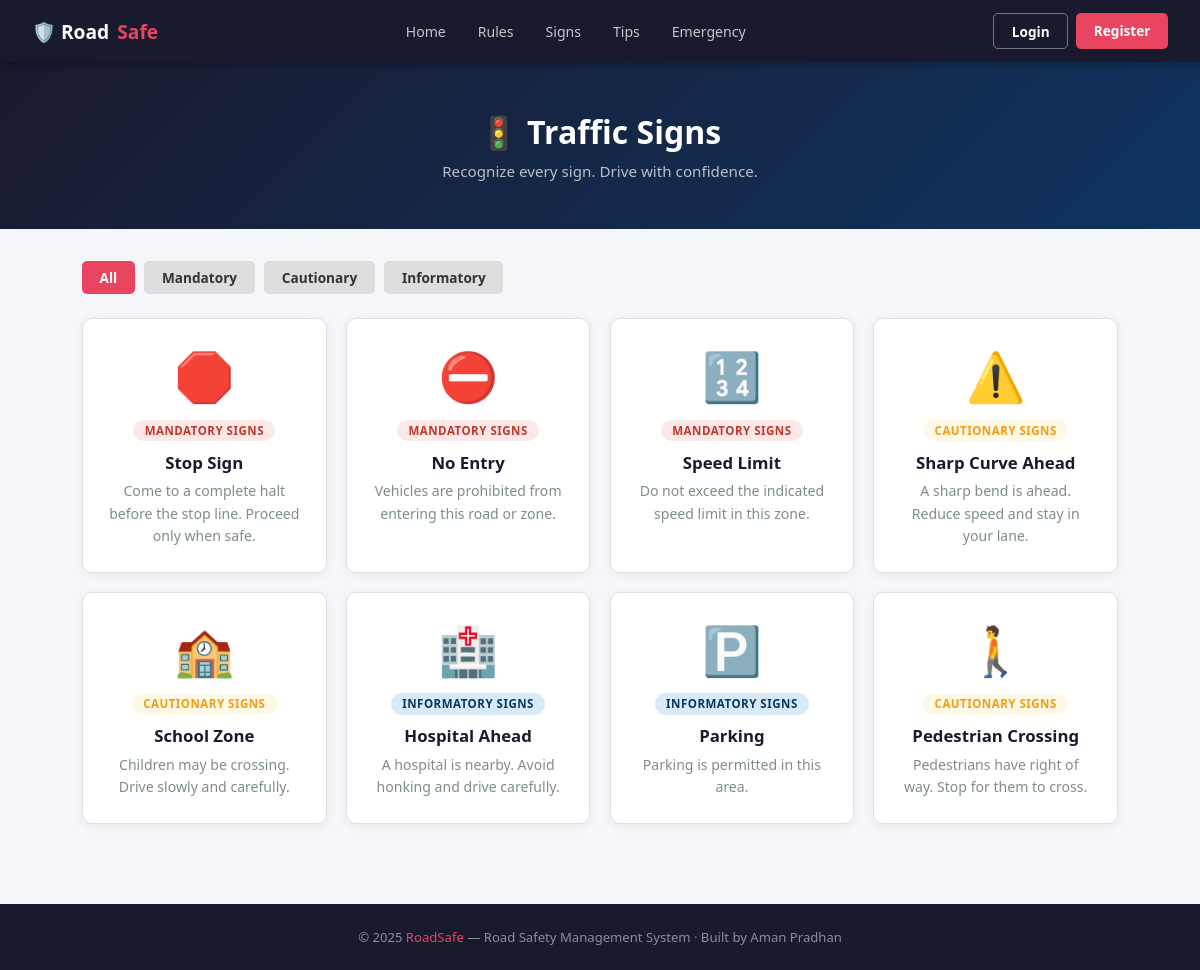
The app's page /traffic-signs/ with its own data.
### safety/models.py (models this page shows, shortened)
class TrafficSign(models.Model):
    SIGN_TYPE_CHOICES = [
        ('mandatory', 'Mandatory Signs'),
        ('cautionary', 'Cautionary Signs'),
        ('informatory', 'Informatory Signs'),
    ]
    name = models.CharField(max_length=200)
    description = models.TextField()
    sign_type = models.CharField(max_length=50, choices=SIGN_TYPE_CHOICES, default='mandatory')
    emoji = models.CharField(max_length=10, default='🚦')

### safety/views.py (the view)
# urls.py: path('traffic-signs/', views.traffic_signs, name='traffic_signs'),
def traffic_signs(request):
    sign_type = request.GET.get('type', '')
    signs = TrafficSign.objects.all()
    if sign_type:
        signs = signs.filter(sign_type=sign_type)
    return render(request, 'safety/traffic_signs.html', {'signs': signs, 'selected': sign_type})

### safety/templates/safety/traffic_signs.html (shortened to what this page needs)
{% extends 'safety/base.html' %}
{% block content %}
<div class="page-hero">
  <h1>🚦 Traffic Signs</h1>
  <p>Recognize every sign. Drive with confidence.</p>
</div>
<div class="container">
  <div style="display:flex; gap:0.6rem; flex-wrap:wrap; margin-bottom:1.5rem;">
    <a href="/traffic-signs/" class="btn" style="background:{% if not selected %}#E94560{% else %}#ddd{% endif %};color:{% if not selected %}white{% else %}#333{% endif %};">All</a>
    <a href="?type=mandatory" class="btn" style="background:{% if selected == 'mandatory' %}#E94560{% else %}#ddd{% endif %};color:{% if selected == 'mandatory' %}white{% else %}#333{% endif %};">Mandatory</a>
    <a href="?type=cautionary" class="btn" style="background:{% if selected == 'cautionary' %}#E94560{% else %}#ddd{% endif %};color:{% if selected == 'cautionary' %}white{% else %}#333{% endif %};">Cautionary</a>
    <a href="?type=informatory" class="btn" style="background:{% if selected == 'informatory' %}#E94560{% else %}#ddd{% endif %};color:{% if selected == 'informatory' %}white{% else %}#333{% endif %};">Informatory</a>
  </div>
  {% if signs %}
  <div class="grid-3">
    {% for sign in signs %}
    <div class="card" style="text-align:center;">
      <div style="font-size:3rem; margin-bottom:0.6rem;">{{ sign.emoji }}</div>
      <span class="badge badge-{% if sign.sign_type == 'mandatory' %}red{% elif sign.sign_type == 'cautionary' %}yellow{% else %}blue{% endif %}" style="margin-bottom:0.6rem;">{{ sign.get_sign_type_display }}</span>
      <h3 style="margin-bottom:0.4rem;">{{ sign.name }}</h3>
      <p>{{ sign.description }}</p>
    </div>
    {% endfor %}
  </div>
  {% else %}
  <div class="card" style="text-align:center; padding:3rem;">
    <div style="font-size:2rem; margin-bottom:0.5rem;">🚦</div>
    <p>No signs found. Admin can add traffic signs from the admin panel.</p>
  </div>
  {% endif %}
</div>
{% endblock %}

### safety/templates/safety/base.html (style rules this page uses)
*, *::before, *::after { box-sizing: border-box; margin: 0; padding: 0; }
:root { --red: #C0392B; --dark: #1A1A2E; --navy: #16213E; --blue: #0F3460; --accent: #E94560; --green: #27AE60; --yellow: #F39C12; --white: #FFFFFF; --light: #F4F6F9; --muted: #7F8C8D; --border: #E0E0E0; }
body { font-family: 'Segoe UI', sans-serif; background: var(--light); color: var(--dark); }
.btn { padding: 0.45rem 1.1rem; border-radius: 5px; font-size: 0.85rem; font-weight: 600; cursor: pointer; border: none; text-decoration: none; display: inline-block; transition: opacity .2s; }
.page-hero { background: linear-gradient(135deg, var(--dark) 0%, var(--blue) 100%); color: var(--white); padding: 3rem 2rem; text-align: center; }
.page-hero h1 { font-size: 2rem; margin-bottom: 0.5rem; }
.page-hero p { color: rgba(255,255,255,0.7); font-size: 0.95rem; }
.container { max-width: 1100px; margin: 0 auto; padding: 2rem; }
.card { background: var(--white); border-radius: 10px; padding: 1.5rem; box-shadow: 0 2px 12px rgba(0,0,0,0.06); border: 1px solid var(--border); }
.card h3 { font-size: 1.05rem; margin-bottom: 0.5rem; color: var(--dark); }
.card p { font-size: 0.88rem; color: var(--muted); line-height: 1.6; }
.grid-3 { display: grid; grid-template-columns: repeat(auto-fill, minmax(220px,1fr)); gap: 1.2rem; }
.badge { display: inline-block; padding: 0.2rem 0.7rem; border-radius: 20px; font-size: 0.72rem; font-weight: 700; text-transform: uppercase; letter-spacing: 0.5px; }
.badge-red { background: #fde8e8; color: var(--red); }
.badge-yellow { background: #fef9e7; color: var(--yellow); }
.badge-blue { background: #d6eaf8; color: var(--blue); }

### records on screen
TrafficSign: emoji "🛑", sign_type "MANDATORY SIGNS", name "Stop Sign", description "Come to a complete halt before the stop line. Proceed only when safe."
TrafficSign: emoji "⛔", sign_type "MANDATORY SIGNS", name "No Entry", description "Vehicles are prohibited from entering this road or zone."
TrafficSign: emoji "🔢", sign_type "MANDATORY SIGNS", name "Speed Limit", description "Do not exceed the indicated speed limit in this zone."
TrafficSign: emoji "⚠️", sign_type "CAUTIONARY SIGNS", name "Sharp Curve Ahead", description "A sharp bend is ahead. Reduce speed and stay in your lane."
TrafficSign: emoji "🏫", sign_type "CAUTIONARY SIGNS", name "School Zone", description "Children may be crossing. Drive slowly and carefully."
TrafficSign: emoji "🏥", sign_type "INFORMATORY SIGNS", name "Hospital Ahead", description "A hospital is nearby. Avoid honking and drive carefully."
TrafficSign: emoji "🅿️", sign_type "INFORMATORY SIGNS", name "Parking", description "Parking is permitted in this area."
TrafficSign: emoji "🚶", sign_type "CAUTIONARY SIGNS", name "Pedestrian Crossing", description "Pedestrians have right of way. Stop for them to cross."
